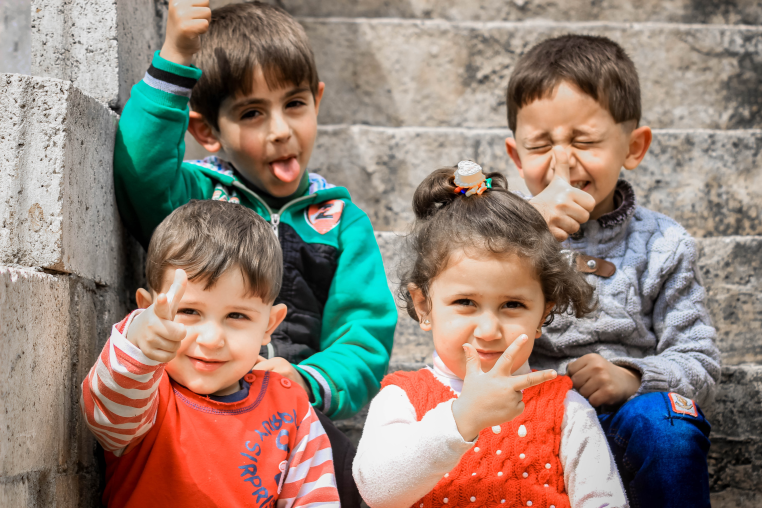
#> input picture OpenCV Face Detect from Image/HappyKids1.png, 762 x 508 px
$ python face_detector.py HappyKids1.png
#> lines starting #> are read from the running program, lines starting #| are printed output that depends on the picture; after the words box and inside, x2 and y2 are one past the last pixel; in counts of white or black regions, pixels touching at a corner belong together
import cv2
import sys

# Path for image to be detected and classifier path
# imagePath = "HappyKids1.png"
imagePath = sys.argv[1]
cascPath = "haarcascade_frontalface_default.xml"
# cascPath = "haarcascade_eye.xml"

# Creating haar cascade
faceCascade = cv2.CascadeClassifier(cascPath)

# Read the image and convert it to gray
image = cv2.imread(imagePath)
#> image is the input picture: shape (508, 762, 3); mean B, G, R 117.1, 128.5, 146.8
gray = cv2.cvtColor(image, cv2.COLOR_BGR2GRAY)
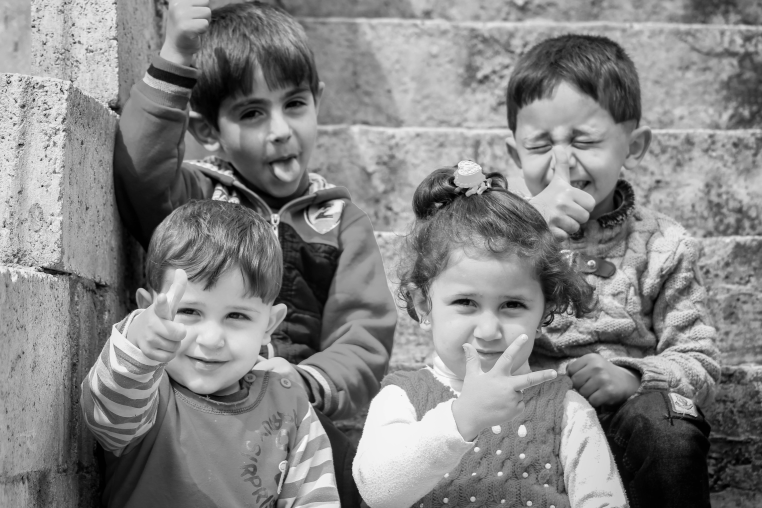
#> gray: shape (508, 762); min 0, max 248, mean 132.7

# Detect faces in the image
faces = faceCascade.detectMultiScale(
    gray,               # Matrix where image are stored.
    scaleFactor=1.1,    # This specify how much the image size is reduced.
    minNeighbors=5,     # Minimum distance between nearby detected faces
    minSize=(30, 30),   # Minimum size of object (face) to be detected, here face smaller than this are ignored.
)
#> faces = [[423, 257, 129, 129], [151, 270, 120, 120], [502, 92, 127, 127], [213, 62, 127, 127]]

print("Detected {0} faces from the image.".format(len(faces)))
#| Detected 4 faces from the image.

# Draw a rectangle around the faces
for (x, y, w, h) in faces:
    cv2.rectangle(image, (x, y), (x+w, y+h), (0, 255, 0), 2)
#> this loop made 4 passes
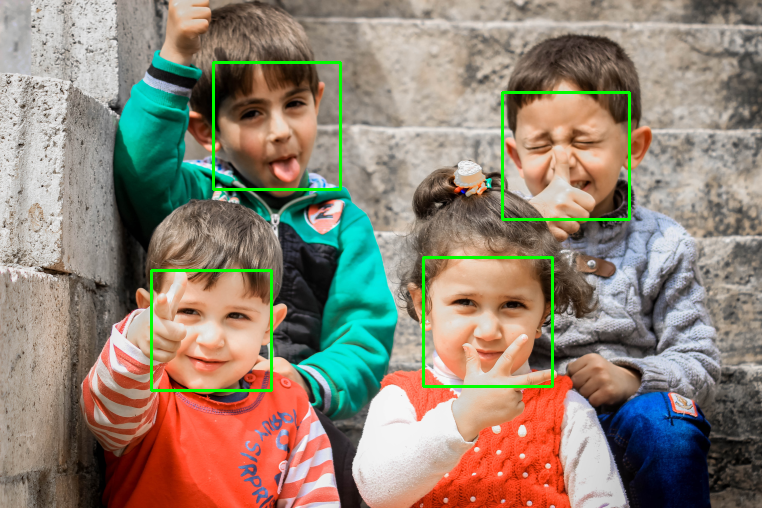
#> image: shape (508, 762, 3); 1.56% of pixels changed, all inside (x1, y1, x2, y2) = (150, 61, 631, 392)

cv2.imshow("Faces found", image)
cv2.waitKey(0)

$ run again, with OpenCV Face Detect from Image/HappyKids2.png copied over OpenCV Face Detect from Image/HappyKids1.png
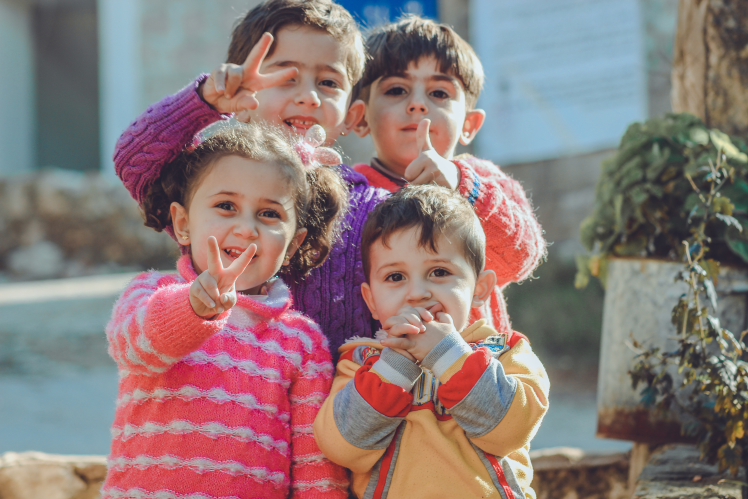
#> input picture OpenCV Face Detect from Image/HappyKids2.png, 748 x 499 px
#> image is the input picture: shape (499, 748, 3); mean B, G, R 120.6, 121.8, 141
#> `gray = cv2.cvtColor(image, cv2.COLOR_BGR2GRAY)`:
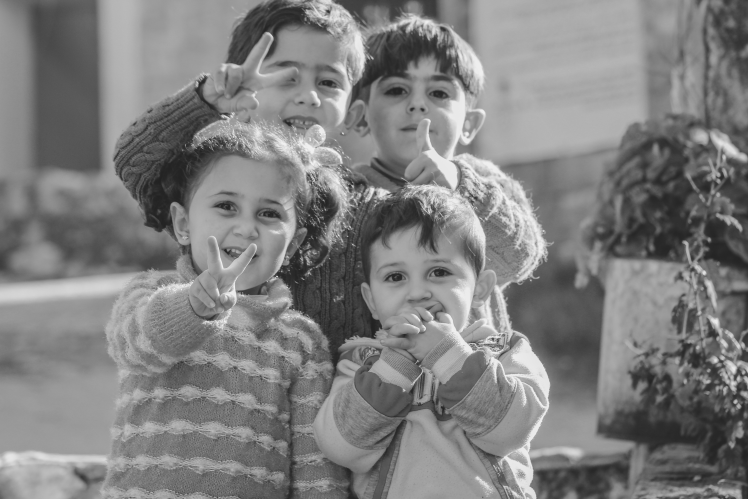
#> gray: shape (499, 748); min 34, max 240, mean 127.4
#> faces = [[362, 232, 112, 112], [367, 54, 102, 102], [184, 164, 122, 122]]
#| Detected 3 faces from the image.
#> the loop `for (x, y, w, h) in faces:` made 3 passes
#> after the loop `for (x, y, w, h) in faces:`:
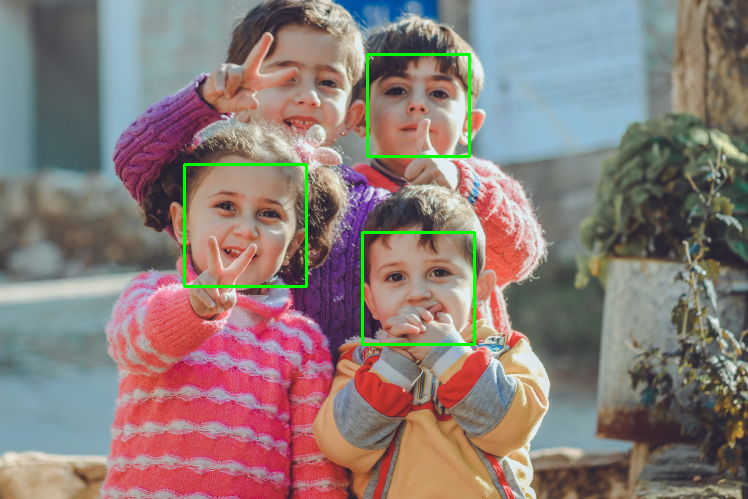
#> image: shape (499, 748, 3); 1.08% of pixels changed, all inside (x1, y1, x2, y2) = (183, 53, 476, 346)

$ run again, with OpenCV Face Detect from Image/tom_cruise.jpg saved as OpenCV Face Detect from Image/HappyKids1.png
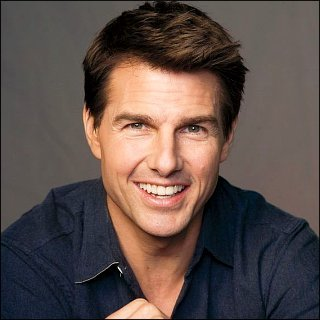
#> input picture OpenCV Face Detect from Image/tom_cruise.jpg, 320 x 320 px
#> image is the input picture: shape (320, 320, 3); mean B, G, R 74.3, 78.9, 93.6
#> `gray = cv2.cvtColor(image, cv2.COLOR_BGR2GRAY)`:
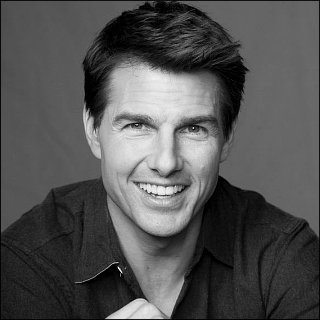
#> gray: shape (320, 320); min 0, max 255, mean 82.8
#> faces = [[91, 71, 148, 148]]
#| Detected 1 faces from the image.
#> the loop `for (x, y, w, h) in faces:` made 1 pass
#> after the loop `for (x, y, w, h) in faces:`:
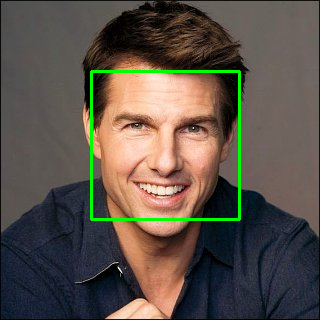
#> image: shape (320, 320, 3); 1.73% of pixels changed, all inside (x1, y1, x2, y2) = (90, 70, 241, 221)
